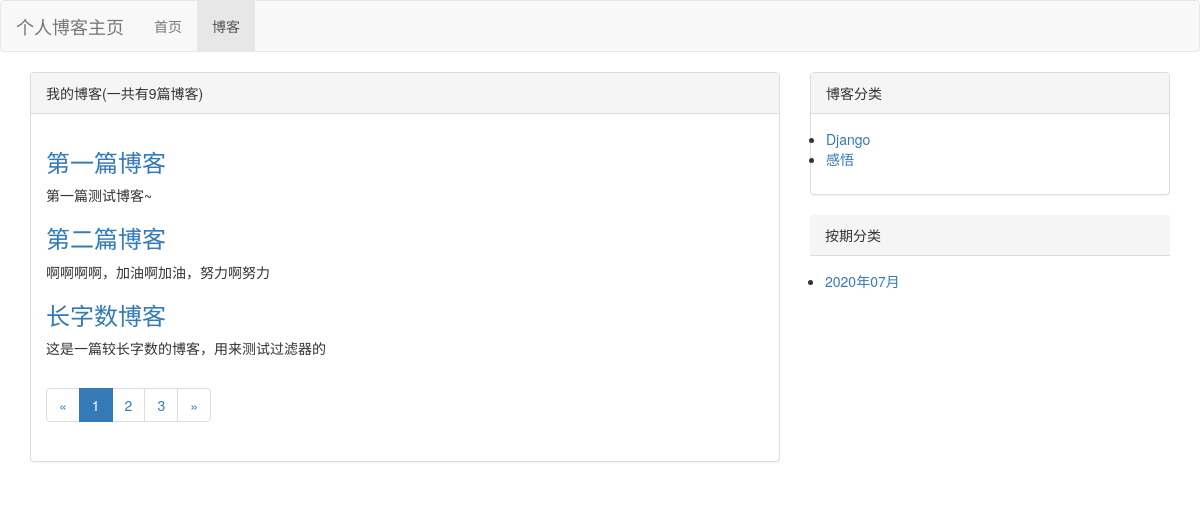
Screenshot of /blog/ with the database file from the repository.
### blog/models.py (models this page shows, shortened)
class Blog(models.Model):
    title = models.CharField(max_length=20)
    content = models.TextField()
    blog_type = models.ForeignKey(BlogType,on_delete=models.DO_NOTHING)
    author = models.ForeignKey(User,on_delete=models.DO_NOTHING)
    created_time = models.DateTimeField(auto_now_add=True)
    last_updated_time = models.DateTimeField(auto_now=True)

class BlogType (models.Model):
    type_name = models.CharField(max_length=20)

### blog/views.py (the view)
# urls.py: path('',views.blog_list,name='blog_list'),
def blog_list(request):
    blogs_all_list = Blog.objects.all()
    paginator = Paginator(blogs_all_list,3)
    page_num = request.GET.get('page', 1)
    page_of_blogs = paginator.get_page(page_num)
    context = {}
    context['blogs'] = page_of_blogs.object_list
    context['blog_types'] = BlogType.objects.all()
    context['page_of_blogs'] = page_of_blogs
    context['blog_dates'] = Blog.objects.dates("created_time",'month',order="DESC")
    return render(request, 'blog/blog_list.html', context)

### templates/blog/blog_list.html (shortened to what this page needs)
{% extends 'base.html' %}
{% block nav_blog_active %}
    active
{% endblock %}
{% block content %}
    <div class="container">
    <div class="row">
        <div class="col-md-8">
        <div class="panel panel-default">
        <div class="panel-heading">我的博客(一共有{{ page_of_blogs.paginator.count }}篇博客)</div>
        <div class="panel-body">
            {% for blog in page_of_blogs.object_list %}
            <a href="{%  url 'blog_detail' blog.pk %}">
            <h3>{{ blog.title }}</h3>
            </a>
            <p>{{ blog.content |truncatechars:20 }}</p>
            {% empty %}
                <p>暂无博客，敬请期待</p>
            {% endfor %}
        <ul class="pagination">
    <li>
        {% if page_of_blogs.has_previous %}
            <a href="?page={{page_of_blogs.previous_page_number}}" aria-label="Previous">
                <span aria-hidden="true">&laquo;</span>
            </a>
        {% else %}
            <span aria-hidden="true">&laquo;</span>
        {% endif %}
    </li>
            {% for page_num in page_of_blogs.paginator.page_range %}
                {% if page_num == page_of_blogs.number %}
                    <li class="active"><a href="?page= {{ page_num }}" >{{ page_num }}</a></li>
                {% else %}
                    <li><a href="?page= {{ page_num }}" >{{ page_num }}</a></li>
                {% endif %}
            {% endfor %}
    <li>
        {% if page_of_blogs.has_next %}
            <a href="?page={{ page_of_blogs.next_page_number }}" aria-label="Next">
        <span aria-hidden="true">&raquo;</span>
      </a>
        {% else %}
            <span aria-hidden="true">&raquo;</span>
        {% endif %}
    </li>
  </ul>
        </div>
        </div>
        </div>
        <div class="col-md-4">
        <div class="panel panel-default">
        <div class="panel-heading">博客分类</div>
        <div class="panel-body">
            <ul>
                {% for blog_type in blog_types %}
                    <li><a href="{% url 'blog_with_type' blog_type.pk  %}">{{ blog_type.type_name }}</a></li>
                    {% empty %}
                    <li>暂无分类</li>
                {% endfor %}
            </ul>
        </div>
        </div>
        <div class="pannel panel-default">
            <div class="panel-heading">按期分类</div>
            <div class="panel-body">
                <ul>
                    {% for blog_date in blog_dates %}
                        <li><a href="{% url 'blog_with_date' blog_date.year blog_date.month %}">{{blog_date|date:"Y年m月"}}</a> </li>
                    {% endfor %}
                </ul>
            </div>
        </div>
        </div>
    </div>
    </div>
{% endblock %}

### static/css/base.css (style rules this page uses)
* { margin: 0; padding: 0; }

### rows the page displays
Blog: title "第一篇博客", content "第一篇测试博客~"
Blog: title "第二篇博客", content "啊啊啊啊，加油啊加油，努力啊努力"
Blog: title "长字数博客", content "这是一篇较长字数的博客，用来测试过滤器的"
BlogType: type_name "Django"
BlogType: type_name "感悟"

### other values shown
{{ page_of_blogs.paginator.count }} "9"
{{ page_num }} "1"
{{ page_num }} "2" "3"
{{ blog_date|date:"Y年m月" }} "2020年07月"
